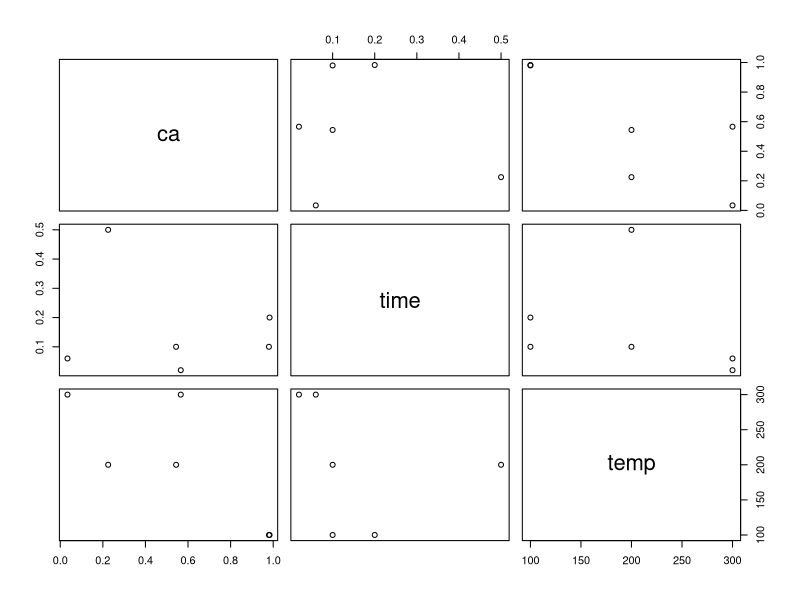
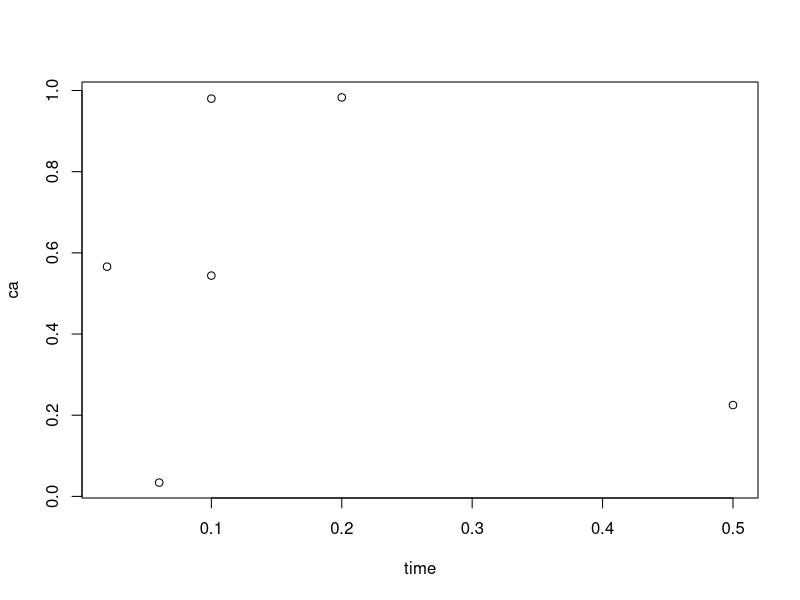
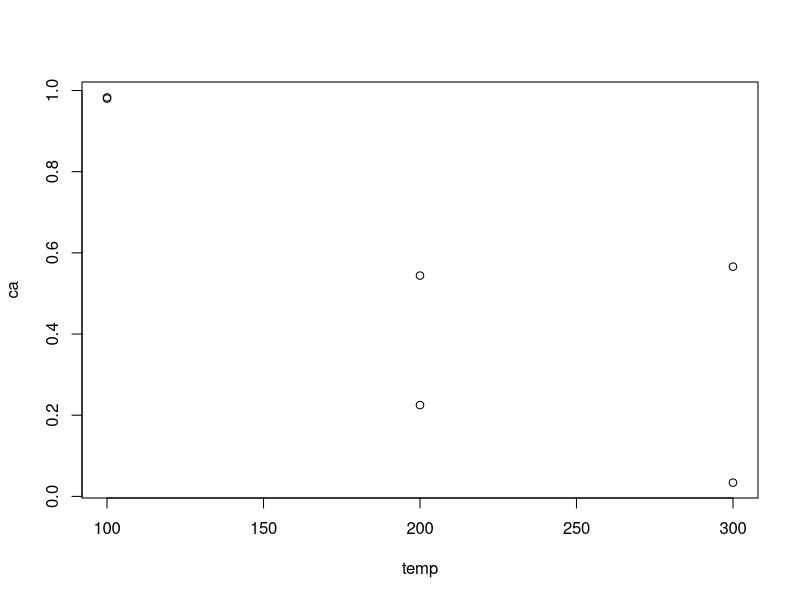
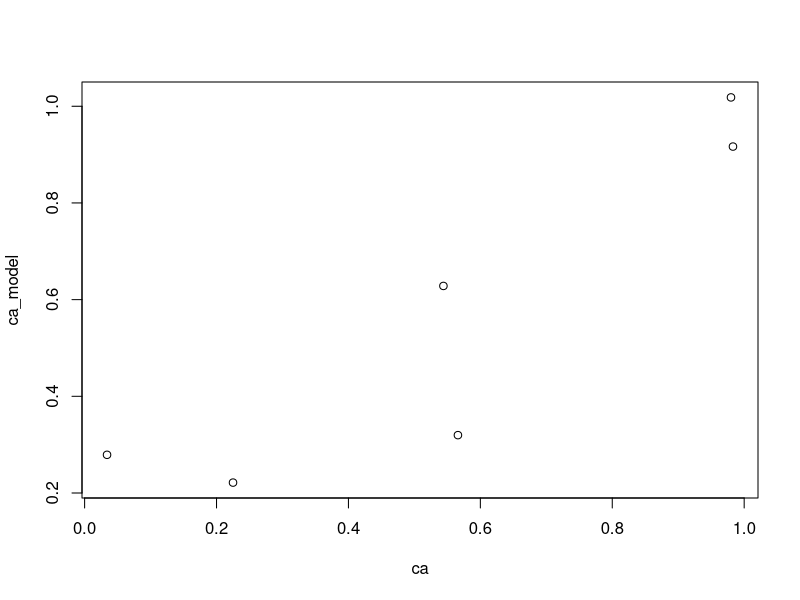
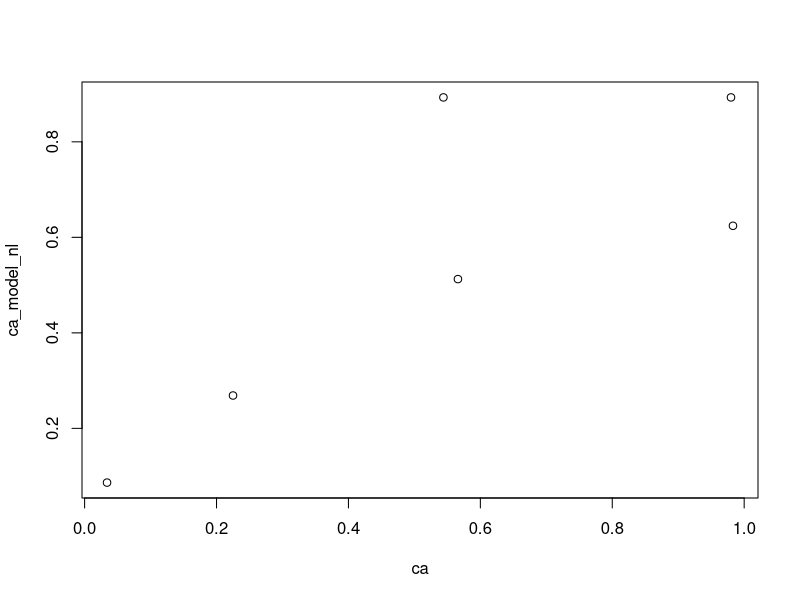

Write the R code that produced these figures, in order.
# Problem no. 2  (shared problem statement through email);
          # Develop a linear and nonlinear model for given experimental data. 


# Step-1: data collection and data analysis
ca= c(0.98, 0.983, 0.544, 0.225, 0.566, 0.034)  # concentration as a response variable
time= c(0.1, 0.2, 0.1, 0.5, 0.02, 0.06)  # time as an independent variable 
temp = c(100, 100, 200, 200, 300, 300)   # temp as an independent variable 
df= cbind(ca, time, temp)  # create a matrix of exp data
df
pairs(df)    # check significance of variables
cor(df)
plot(time, ca)
plot(temp, ca)


# step 2: linear model development

model_linear = lm(ca ~ time+temp)
summary(model_linear)
coef(model_linear)
predict.lm(model_linear)

ca_model = 1.51 -1.017*time-0.0039*temp  # final built model expressions  based 
ca_model
plot(ca, ca_model)   # parity plot showing model vs actual plot

library(Metrics)
rmse(ca, ca_model)   # error analysis using rmse method
mape(ca, ca_model)   # error analysis using mape analysis

data_linearmodel=cbind(ca, ca_model, (ca-ca_model))   # exporting results in .csv format
write.csv(data_linearmodel, file= "data_linearmodel.csv")



# Step 3: non-linear model development

model_nonlinear=nls(ca ~ c1*log10(time)+c2*exp(temp), start = list(c1=1, c2=0))
summary(model_nonlinear)
coef(model_nonlinear)
predict(model_nonlinear)

ca_model_nl = -8.93*0.1*log10(time)-5.172*10^-131*exp(temp)  # final built model expressions 
ca_model_nl
plot(ca, ca_model_nl)   # parity plot showing model vs actual plot

library(Metrics)
rmse(ca, ca_model_nl)   # error analysis using rmse method
mape(ca, ca_model_nl)   # error analysis using mape analysis



data_nonlinearmodel=cbind(ca, ca_model_nl, (ca-ca_model_nl))   # exporting results
write.csv(data_nonlinearmodel, file= "data_nonlinearmodel.csv")



# step 4: concluding remark is that the nonlinear model is better than the linear model based on RMSE and MAPE based error analysis. 
